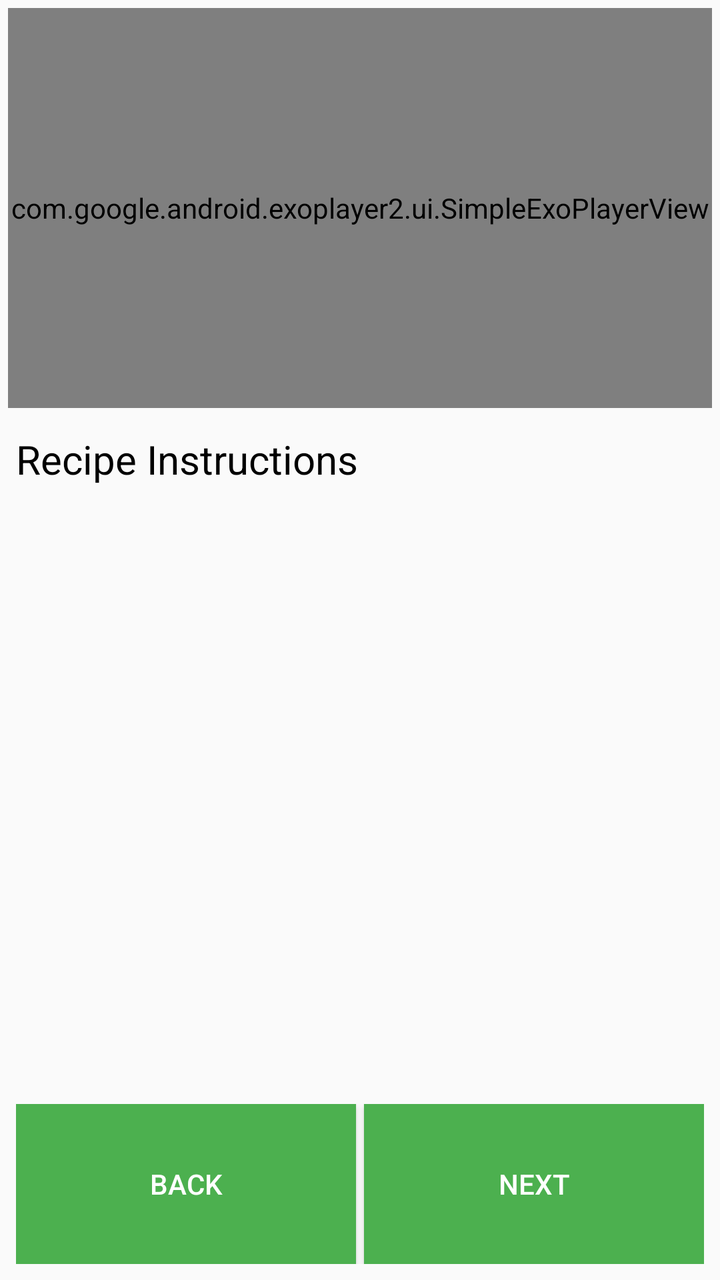
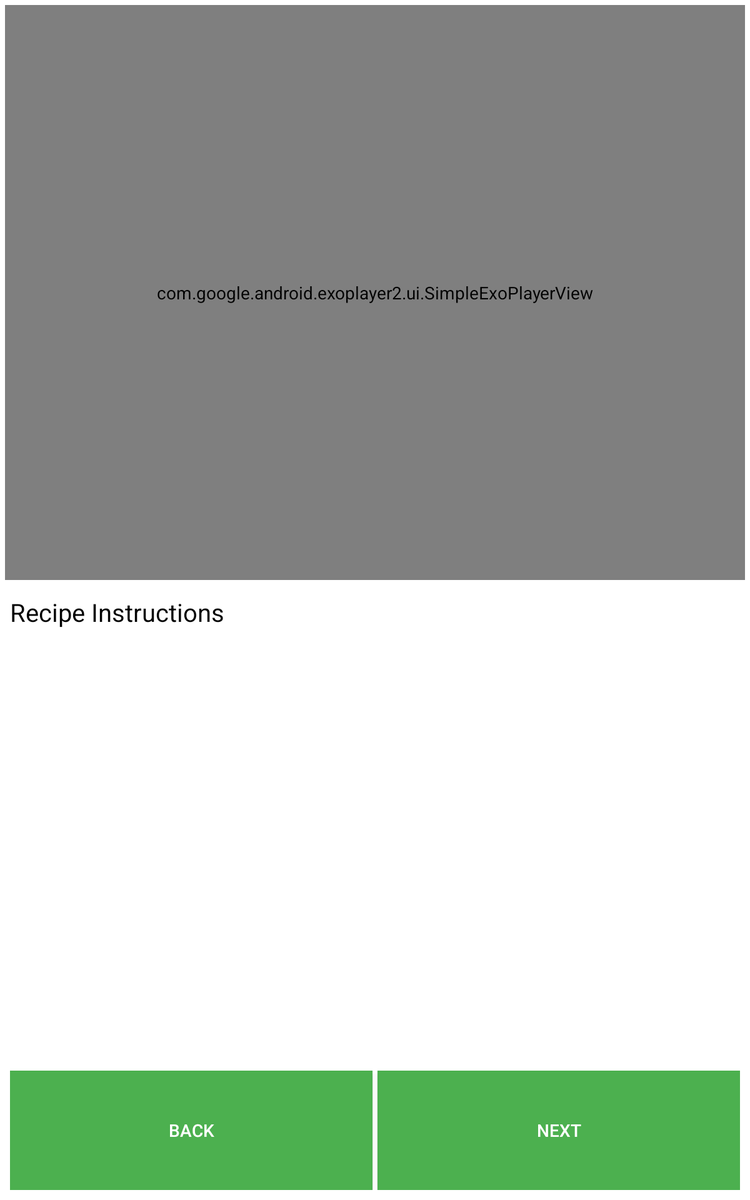

One screen, two layout resources from the same app: the default and the repository's alternative for another configuration. Each is rendered where Android would select it; the XML of both is given below.
<!-- AndroidManifest.xml: application theme AppTheme -->
<!-- res/layout/detail_fragment.xml -->
<?xml version="1.0" encoding="utf-8"?>
<LinearLayout xmlns:android="http://schemas.android.com/apk/res/android"
    xmlns:tools="http://schemas.android.com/tools"
    android:layout_width="match_parent"
    android:layout_height="match_parent"
    android:orientation="vertical">
    <com.google.android.exoplayer2.ui.SimpleExoPlayerView
        android:id="@+id/exo_player_view"
        android:layout_width="match_parent"
        android:layout_height="200dp"
        android:layout_margin="4dp"
        >

    </com.google.android.exoplayer2.ui.SimpleExoPlayerView>

    <TextView
        android:id="@+id/instructions"
        android:layout_width="match_parent"
        android:layout_height="0dp"
        android:layout_margin="8dp"
        android:textSize="20sp"
        android:textColor="@color/black"
        android:layout_weight="4"
        tools:text="Recipe Instructions" />

    <LinearLayout
        android:layout_width="match_parent"
        android:layout_height="0dp"
        android:layout_margin="8dp"
        android:layout_weight="1"
        android:orientation="horizontal">

        <Button
            android:id="@+id/back"
            android:layout_width="0dp"
            android:layout_height="match_parent"
            android:layout_gravity="center"
            android:layout_marginEnd="2dp"
            android:layout_weight="1"
            android:background="@color/colorPrimary"
            android:elevation="2dp"
            android:gravity="center"
            android:text="@string/back"
            android:textColor="@color/white" />

        <Button
            android:id="@+id/forward"
            android:layout_width="0dp"
            android:layout_height="match_parent"
            android:layout_gravity="center"
            android:layout_marginStart="2dp"
            android:layout_weight="1"
            android:background="@color/colorPrimary"
            android:elevation="2dp"
            android:gravity="center"
            android:text="@string/next"
            android:textColor="@color/white" />
    </LinearLayout>
</LinearLayout>
<!-- resources referenced by this layout -->
<resources>
  <color name="black">#000000</color>
  <color name="colorPrimary">#4CB04F</color>
  <color name="white">#ffffff</color>
  <string name="back">Back</string>
  <string name="next">Next</string>
  <style name="AppTheme" parent="Theme.AppCompat.Light.DarkActionBar">
          
          <item name="colorPrimary">@color/colorPrimary</item>
          <item name="colorPrimaryDark">@color/colorPrimaryDark</item>
          <item name="colorAccent">@color/colorAccent</item>
          <item name="colorButtonNormal">@color/colorPrimary</item>
          <item name="colorControlHighlight">@color/colorPrimaryDark</item>
      </style>
  <color name="colorPrimaryDark">#1B8B1B</color>
  <color name="colorAccent">#00B0FF</color>
</resources>
<!-- res/layout-sw600dp/detail_fragment.xml (the repository's variant of the layout above) -->
<!-- drawn on a 7-inch tablet held upright -->
<?xml version="1.0" encoding="utf-8"?>
<LinearLayout xmlns:android="http://schemas.android.com/apk/res/android"
    xmlns:tools="http://schemas.android.com/tools"
    android:layout_width="match_parent"
    android:layout_height="match_parent"
    android:background="@color/white"
    android:orientation="vertical">

    <ImageView
        android:id="@+id/placeholder_img"
        android:layout_width="match_parent"
        android:layout_height="460dp"
        android:layout_margin="4dp"
        android:visibility="gone" />

    <com.google.android.exoplayer2.ui.SimpleExoPlayerView
        android:id="@+id/exo_player_view"
        android:layout_width="match_parent"
        android:layout_height="460dp"
        android:layout_margin="4dp">

    </com.google.android.exoplayer2.ui.SimpleExoPlayerView>

    <ScrollView
        android:layout_width="match_parent"
        android:layout_height="0dp"
        android:layout_weight="4">

        <TextView
            android:id="@+id/instructions"
            android:layout_width="match_parent"
            android:layout_height="wrap_content"
            android:layout_margin="8dp"
            android:textColor="@color/black"
            android:textSize="20sp"
            tools:text="Recipe Instructions" />
    </ScrollView>


    <LinearLayout
        android:layout_width="match_parent"
        android:layout_height="0dp"
        android:layout_margin="8dp"
        android:layout_weight="1"
        android:orientation="horizontal">

        <Button
            android:id="@+id/back"
            android:layout_width="0dp"
            android:layout_height="match_parent"
            android:layout_gravity="center"
            android:layout_marginEnd="2dp"
            android:layout_weight="1"
            android:background="@color/colorPrimary"
            android:elevation="2dp"
            android:gravity="center"
            android:text="@string/back"
            android:textColor="@color/white" />

        <Button
            android:id="@+id/forward"
            android:layout_width="0dp"
            android:layout_height="match_parent"
            android:layout_gravity="center"
            android:layout_marginStart="2dp"
            android:layout_weight="1"
            android:background="@color/colorPrimary"
            android:elevation="2dp"
            android:gravity="center"
            android:text="@string/next"
            android:textColor="@color/white" />
    </LinearLayout>
</LinearLayout>
